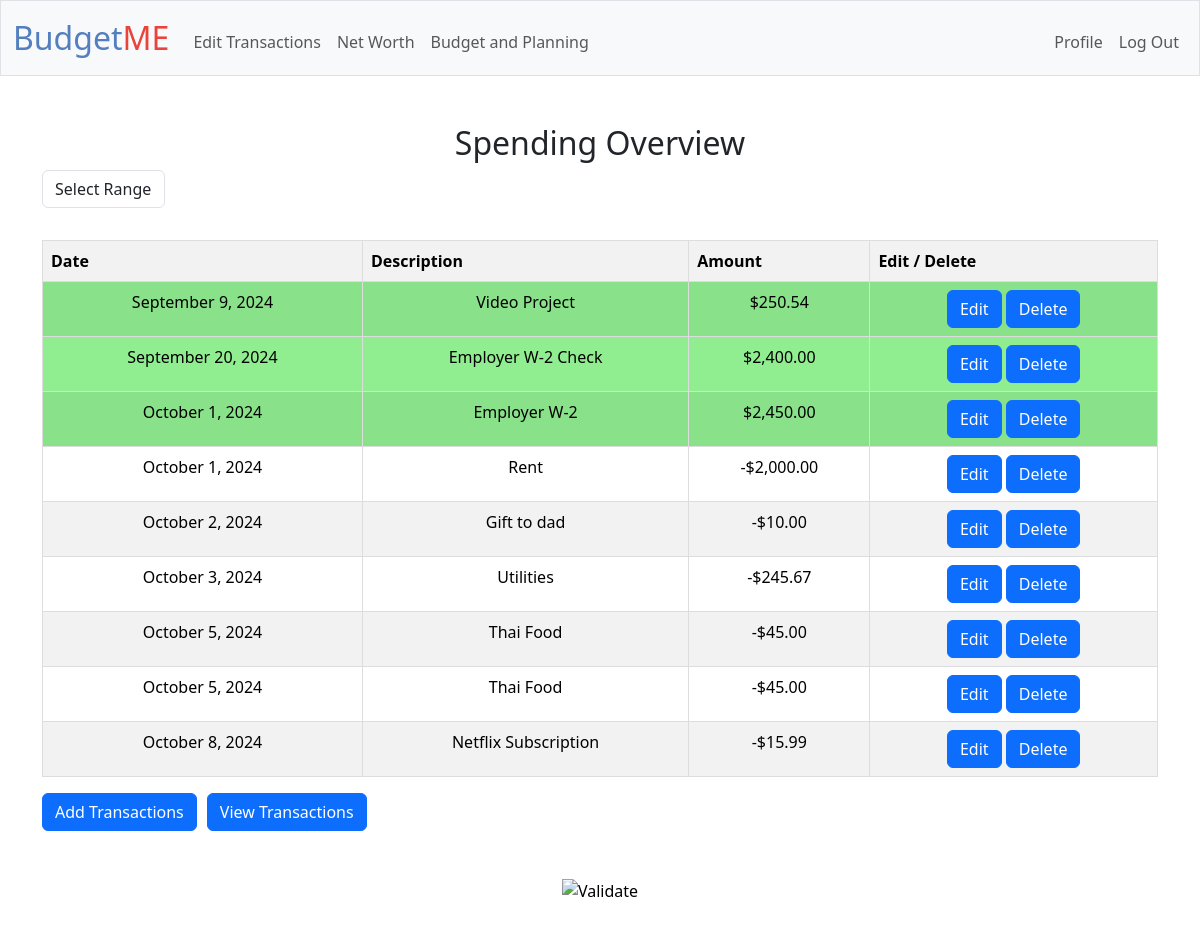
Before: /editreports (signed in) with the older database file.
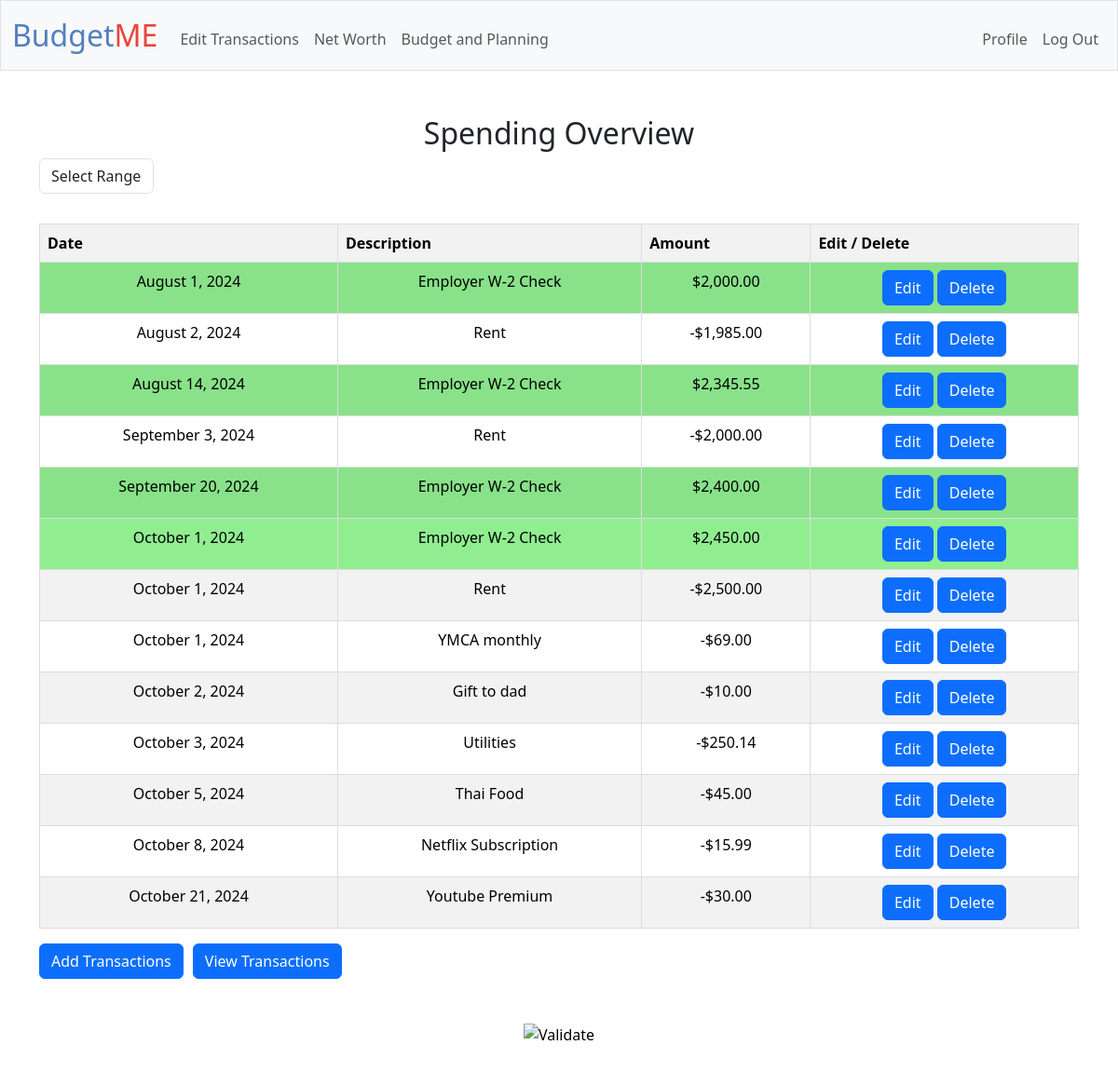
After: the same page with the newer database file.
### tables this page shows
CREATE TABLE transactions (id INTEGER PRIMARY KEY AUTOINCREMENT, user_id INTEGER NOT NULL, type TEXT NOT NULL, amount REAL NOT NULL, description TEXT, category TEXT, transaction_date DATETIME DEFAULT CURRENT_TIMESTAMP, source TEXT, FOREIGN KEY (user_id) REFERENCES
 "old_userss"(id) ON DELETE CASCADE);

### app.py (the view, shortened to what this page needs)
@app.route("/editreports", methods=["GET", "POST",])
@login_required
def editreports():
    if request.args.get('startMonth') and request.args.get('endMonth'):
        start_month = request.args.get('startMonth') + "-01"
        end_month = request.args.get('endMonth') + "-31"
        user_data = db.execute("SELECT id, type, amount, description, category, transaction_date, source FROM transactions WHERE user_id = ? AND transaction_date\
                                BETWEEN ? AND ?", session["user_id"], start_month, end_month)
    else:
        user_data = db.execute("SELECT id, type, amount, description, category, transaction_date, source FROM transactions WHERE user_id = ?", session["user_id"])
    user_data.sort(key=lambda x: x['transaction_date'])
    """Allow User to Edit and Delete Entries on the Generated Table"""
    """Render Monthly and Yearly statistics here"""
    return render_template("editreports.html", user_data=user_data)

### app.py (called while the page is built)
@app.after_request
def after_request(response):
    response.headers["Cache-Control"] = "no-cache, no-store, must-revalidate"
    response.headers["Expires"] = 0
    response.headers["Pragma"] = "no-cache"
    return response

### helpers.py (called while the page is built)
def login_required(f):
    @wraps(f)
    def decorated_function(*args, **kwargs):
        if session.get("user_id") is None:
            return redirect("/login")
        return f(*args, **kwargs)
    return decorated_function

def usd(value, type=""):
    if type == 'expense':
        return f"-${value:,.2f}"
    else:
        return f"${value:,.2f}"

def date_format(str):
    MONTHS = {
    1: "January", 2: "February", 3: "March", 4: "April", 5: "May", 6: "June", 7: "July", 8: "August", 9: "September", 10: "October", 11: "November", 12: "December"}
    split = str.split("-")
    return f"{MONTHS[int(split[1])]} {int(split[2])}, {split[0]}"

### templates/editreports.html (shortened to what this page needs)
{% extends "layout.html" %}
{% block main %}
<tbody>
        <h2>Spending Overview</h2>
        <form action="editreports" method="get" id="range_table">
            <div class="mb-3">
                <select class="form-control w-auto" name="report_type" id="report_type">
                    <option value="" disabled selected >Select Range</option>
                </select>
            </div>
        </form>
    <div class="table_chart-container">
        <table class="table table-hover table-striped income_expense-table" id="transactions_table">
            <thead>
                <tr class="list-heading">
                    <th scope="row">Date</th>
                    <th scope="row">Description</th>
                    <th scope="row">Amount</th>
                    <th>Edit / Delete</th>
                </tr>
            </thead>
                {% for data in user_data %}
                <tr class="{{ data.type }}" id="row-{{ data.id }}">
                    <td class="row-date">{{ data.transaction_date | date_format }}</td>
                    <td class="row-description">{{ data.description }}</td>
                    <td class="row-amount">{% if data.type == 'expense' %}-{% endif %}{{ data.amount | usd}}</td>
                    <td class="row-buttons">
                        <button class="btn btn-primary edit-btn" type="submit" value="{{ data.id }}" id="edit-{{ data.id }}">Edit</button>
                        <button class="btn btn-primary delete-btn" type="submit" value="{{ data.id }}" id="delete-{{ data.id }}">Delete</button>
                    </td>
                </tr>
                {% endfor %}
        </table>
    </div>
        <div class="button-container">
            <form action="/transactions" method="get">
                <button class="btn btn-primary" type="submit" id="the_transaction_submit">Add Transactions</button>
            </form>
            <form action="/reports" method="get">
                <button class="btn btn-primary" type="submit" id="the_view_submit">View Transactions</button>
            </form>
        </div>
</tbody>
{% endblock %}

Changed rows visible on the page:
removed transactions: transaction_date "September 9, 2024", description "Video Project", amount "$250.54", {{ data.id }} 26 (drawn)
removed transactions: transaction_date "October 5, 2024", description "Thai Food", amount "$45.00", {{ data.id }} 24 (drawn)
added transactions: transaction_date "August 1, 2024", description "Employer W-2 Check", amount "$2,000.00", {{ data.id }} 32 (drawn)
added transactions: transaction_date "August 2, 2024", description "Rent", amount "$1,985.00", {{ data.id }} 34 (drawn)
added transactions: transaction_date "August 14, 2024", description "Employer W-2 Check", amount "$2,345.55", {{ data.id }} 33 (drawn)
added transactions: transaction_date "September 3, 2024", description "Rent", amount "$2,000.00", {{ data.id }} 37 (drawn)
changed transactions (number 6 of 13 on the later page): description "Employer W-2" → "Employer W-2 Check"
changed transactions (number 7 of 13 on the later page): amount "$2,000.00" → "$2,500.00"
added transactions: transaction_date "October 1, 2024", description "YMCA monthly", amount "$69.00", {{ data.id }} 38 (drawn)
changed transactions "October 3, 2024": amount "$245.67" → "$250.14"
added transactions: transaction_date "October 21, 2024", description "Youtube Premium", amount "$30.00", {{ data.id }} 39 (drawn)
